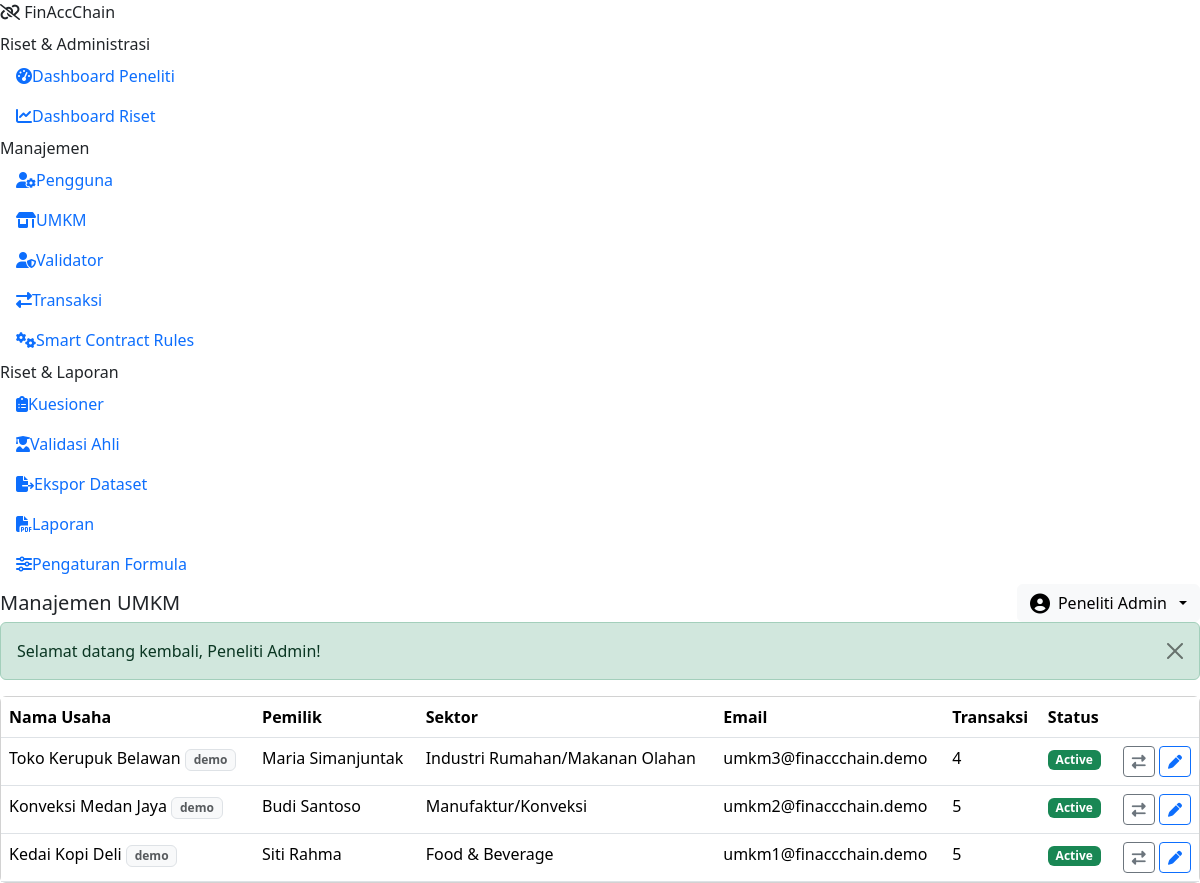
/admin/msmes.php (signed in), run on the app's committed database.
### tables this page shows
CREATE TABLE msmes (
    id INT UNSIGNED AUTO_INCREMENT PRIMARY KEY,
    user_id INT UNSIGNED NOT NULL,
    business_name VARCHAR(150) NOT NULL,
    owner_name VARCHAR(150) NOT NULL,
    sector VARCHAR(100) NOT NULL,
    address VARCHAR(255) NULL,
    business_age_years TINYINT UNSIGNED NULL,
    employee_count SMALLINT UNSIGNED NULL,
    monthly_turnover_category ENUM('<5jt','5-10jt','10-50jt','50-300jt','>300jt') NOT NULL DEFAULT '<5jt',
    digital_payment_usage ENUM('none','partial','full') NOT NULL DEFAULT 'partial',
    fintech_usage ENUM('none','payment_only','payment_financing','full_integration') NOT NULL DEFAULT 'none',
    accounting_method ENUM('manual','spreadsheet','accounting_app','none') NOT NULL DEFAULT 'manual',
    business_status ENUM('active','inactive','suspended') NOT NULL DEFAULT 'active',
    is_demo TINYINT(1) NOT NULL DEFAULT 0,
    created_at DATETIME NOT NULL DEFAULT CURRENT_TIMESTAMP,
    updated_at DATETIME NOT NULL DEFAULT CURRENT_TIMESTAMP ON UPDATE CURRENT_TIMESTAMP,
    CONSTRAINT fk_msme_user FOREIGN KEY (user_id) REFERENCES users(id) ON DELETE CASCADE,
    INDEX idx_msme_sector (sector)
);

CREATE TABLE users (
    id INT UNSIGNED AUTO_INCREMENT PRIMARY KEY,
    role_id INT UNSIGNED NOT NULL,
    name VARCHAR(150) NOT NULL,
    email VARCHAR(150) NOT NULL UNIQUE,
    password_hash VARCHAR(255) NOT NULL,
    is_active TINYINT(1) NOT NULL DEFAULT 1,
    is_demo TINYINT(1) NOT NULL DEFAULT 0,
    last_login_at DATETIME NULL,
    created_at DATETIME NOT NULL DEFAULT CURRENT_TIMESTAMP,
    updated_at DATETIME NOT NULL DEFAULT CURRENT_TIMESTAMP ON UPDATE CURRENT_TIMESTAMP,
    CONSTRAINT fk_users_role FOREIGN KEY (role_id) REFERENCES roles(id),
    INDEX idx_users_role (role_id)
);

### admin/msmes.php (the view, shortened to what this page needs)
<?php
$db = Database::connection();
$list = $db->query(
    'SELECT m.*, u.email, (SELECT COUNT(*) FROM transactions t WHERE t.msme_id=m.id) AS trx_count
     FROM msmes m JOIN users u ON u.id = m.user_id ORDER BY m.id DESC'
)->fetchAll();
require __DIR__ . '/../includes/app_header.php';
?>
<div class="card fac-card">
  <div class="table-responsive">
    <table class="table table-fac mb-0">
      <thead><tr><th>Nama Usaha</th><th>Pemilik</th><th>Sektor</th><th>Email</th><th>Transaksi</th><th>Status</th><th></th></tr></thead>
      <tbody>
      <?php foreach ($list as $m): ?>
        <tr>
          <td><?= e($m['business_name']) ?> <?= $m['is_demo'] ? '<span class="badge text-bg-light text-muted border">demo</span>' : '' ?></td>
          <td><?= e($m['owner_name']) ?></td>
          <td><?= e($m['sector']) ?></td>
          <td><?= e($m['email']) ?></td>
          <td><?= (int) $m['trx_count'] ?></td>
          <td><?= status_badge($m['business_status']) ?></td>
          <td class="text-end">
            <a href="<?= base_url('admin/transactions.php?msme_id=' . $m['id']) ?>" class="btn btn-sm btn-outline-secondary"><i class="fa-solid fa-right-left"></i></a>
            <button class="btn btn-sm btn-outline-primary" data-bs-toggle="modal" data-bs-target="#status<?= $m['id'] ?>"><i class="fa-solid fa-pen"></i></button>
          </td>
        </tr>
      <?php endforeach; ?>
      </tbody>
    </table>
  </div>
</div>
<?php require __DIR__ . '/../includes/app_footer.php'; ?>

### core/helpers.php (shortened to what this page needs)
<?php
function base_url(string $path = ''): string
{
    $path = ltrim($path, '/');
    return APP_URL_BASE . '/' . $path;
}
function e(?string $value): string
{
    return htmlspecialchars((string) $value, ENT_QUOTES, 'UTF-8');
}
function status_badge(string $status): string
{
    $map = [
        'draft' => 'secondary',
        'pending' => 'warning',
        'validated' => 'info',
        'rejected' => 'danger',
        'recorded' => 'success',
        'reversed' => 'dark',
        'pass' => 'success',
        'fail' => 'danger',
        'warning' => 'warning',
        'success' => 'success',
        'failed' => 'danger',
        'active' => 'success',
        'inactive' => 'secondary',
        'suspended' => 'danger',
    ];
    $color = $map[$status] ?? 'secondary';
    $label = ucwords(str_replace('_', ' ', $status));
    return '<span class="badge text-bg-' . $color . '">' . e($label) . '</span>';
}

### data on the page
msmes: business_name "Toko Kerupuk Belawan", is_demo "demo", owner_name "Maria Simanjuntak", sector "Industri Rumahan/Makanan Olahan", user.email "umkm3@finaccchain.demo", trx_count "4", business_status "Active"
msmes: business_name "Konveksi Medan Jaya", is_demo "demo", owner_name "Budi Santoso", sector "Manufaktur/Konveksi", user.email "umkm2@finaccchain.demo", trx_count "5", business_status "Active"
msmes: business_name "Kedai Kopi Deli", is_demo "demo", owner_name "Siti Rahma", sector "Food & Beverage", user.email "umkm1@finaccchain.demo", trx_count "5", business_status "Active"

### other printed values
APP_NAME "FinAccChain"
$label "Dashboard Peneliti Dashboard Riset Pengguna UMKM Validator Transaksi Smart Contract Rules Kuesioner Validasi Ahli Ekspor Dataset Laporan Pengaturan Formula"
$pageTitle "Manajemen UMKM"
$u['name'] "Peneliti Admin"
$f['message'] "Selamat datang kembali, Peneliti Admin!"
